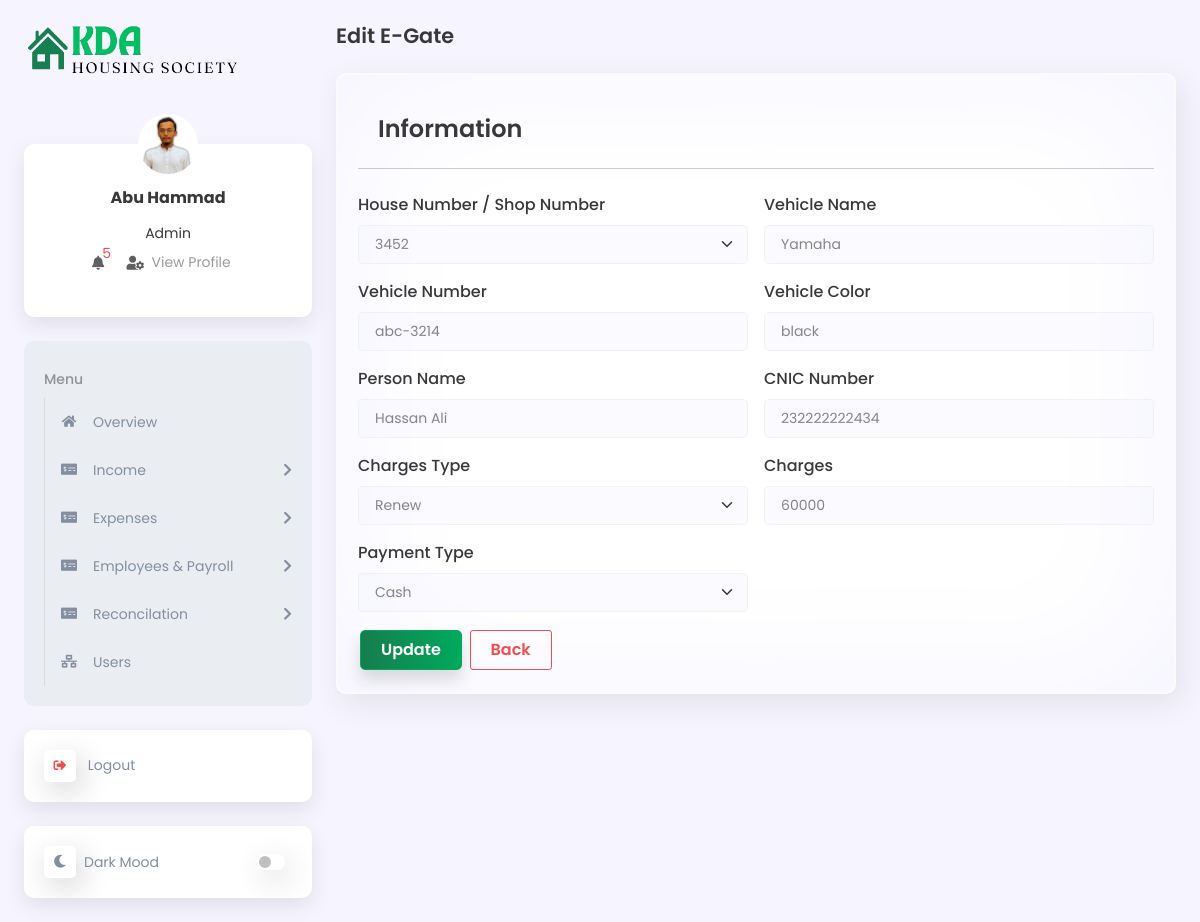
The app's page /eGateEdit.php?eGate_edit_id=2 (signed in) with its own data.
### tables this page shows
CREATE TABLE `users_detail` (
  `users_detail_id` int(11) NOT NULL,
  `full_name` varchar(100) DEFAULT NULL,
  `Phone` varchar(50) DEFAULT NULL,
  `address` varchar(100) DEFAULT NULL,
  `gender` varchar(50) DEFAULT NULL,
  `date_of_birth` varchar(100) DEFAULT NULL,
  `image` varchar(255) DEFAULT NULL,
  `login_time` datetime DEFAULT NULL,
  `logout_time` datetime DEFAULT NULL,
  `created_by` varchar(100) DEFAULT NULL,
  `created_date` varchar(100) DEFAULT NULL,
  `updated_by` varchar(100) DEFAULT NULL,
  `updated_date` varchar(100) DEFAULT NULL
);

CREATE TABLE `role` (
  `role_id` int(11) NOT NULL,
  `name` varchar(50) DEFAULT NULL,
  `status` varchar(50) DEFAULT NULL
);

CREATE TABLE `egate` (
  `eGate_id` int(11) NOT NULL,
  `house_id` int(11) DEFAULT NULL,
  `shop_id` int(11) DEFAULT NULL,
  `house_or_shop` enum('house','shop') DEFAULT NULL,
  `vehicle_number` varchar(255) DEFAULT NULL,
  `vehicle_name` varchar(255) DEFAULT NULL,
  `vehicle_color` varchar(255) DEFAULT NULL,
  `eGateperson_name` varchar(255) DEFAULT NULL,
  `eGate_cnic` varchar(255) DEFAULT NULL,
  `eGate_charges_type` varchar(255) DEFAULT NULL,
  `eGate_charges` varchar(255) DEFAULT NULL,
  `payment_type` enum('Cash','Bank') DEFAULT NULL,
  `added_on` varchar(100) DEFAULT NULL,
  `added_by` varchar(100) DEFAULT NULL,
  `updated_on` varchar(100) DEFAULT NULL,
  `updated_by` varchar(100) DEFAULT NULL
);

CREATE TABLE `houses` (
  `house_id` int(11) NOT NULL,
  `house_number` varchar(255) DEFAULT NULL,
  `house_or_shop` varchar(255) DEFAULT NULL,
  `owner_name` varchar(255) DEFAULT NULL,
  `owner_contact` varchar(255) DEFAULT NULL,
  `owner_cnic` varchar(255) DEFAULT NULL,
  `occupancy_status` varchar(255) DEFAULT NULL,
  `property_size` varchar(255) DEFAULT NULL,
  `floor` varchar(255) DEFAULT NULL,
  `property_type` varchar(255) DEFAULT NULL,
  `maintenance_charges` varchar(255) DEFAULT NULL,
  `added_on` varchar(255) DEFAULT NULL,
  `added_by` varchar(255) DEFAULT NULL,
  `updated_on` varchar(255) DEFAULT NULL,
  `updated_by` varchar(255) DEFAULT NULL
);

### eGateEdit.php (the view, shortened to what the rows shown need)
<?php
include_once ("includes/function.php");
?>
<!DOCTYPE html>
<html lang="en">
<head>
    <link rel="stylesheet" href="lib/bootstrap_5/bootstrap.min.css">
    <link rel="stylesheet" href="lib/fontawesome/css/all.min.css">
    <link rel="stylesheet" href="assets/css/global.css">
    <link rel="stylesheet" href="assets/css/style.css">
    <link rel="stylesheet" href="assets/css/responsive.css">
</head>
<body class="d2c_theme_light">
    <div class="d2c_wrapper">
        <?php
        include ("includes/sidebar.php");
        ?>
        <div class="d2c_main p-4 ps-lg-3">
            <form action="" method="post" id="add_houses_form" enctype="multipart/form-data">
                <?php
                if (isset($_GET['eGate_edit_id'])) {
                    $eGate_edit_id = mysqli_real_escape_string($conn, $_GET['eGate_edit_id']);
                    $query = "SELECT egate.*, houses.house_number, shops.shop_number
                        FROM egate
                        LEFT JOIN houses ON egate.house_id = houses.house_id
                        LEFT JOIN shops ON egate.shop_id = shops.shop_id
                        WHERE egate.eGate_id = '$eGate_edit_id'";
                    $result = mysqli_query($conn, $query);
                    if (mysqli_num_rows($result) > 0) {
                        while ($row = mysqli_fetch_assoc($result)) {
                            ?>
                            <div class="card h-auto">
                                <div class="card-body">
                                    <h3 class="card-header">Information</h3>
                                    <hr class="my-4">
                                    <div class="row g-3">
                                        <div class="col-md-6">
                                            <label class="form-label">House Number / Shop Number</label>
                                            <select name="house_id" id="house_id" class="form-select form-control house-id"
                                                required>
                                                <?php
                                                if ($row['house_or_shop'] == 'house') {
                                                    echo '<option value="' . $row['house_id'] . '">' . $row['house_number'] . '</option>';
                                                } elseif ($row['house_or_shop'] == 'shop') {
                                                    echo '<option value="' . $row['shop_id'] . '">' . $row['shop_number'] . '</option>';
                                                }
                                                ?>
                                            </select>
                                        </div>
                                        <div class="col-md-6 ">
                                            <label class="form-label">Vehicle Name</label>
                                            <input type="text" id="vehicle_name" name="vehicle_name" class="form-control"
                                                placeholder="Honda City" value="<?= $row['vehicle_name'] ?>" required>
                                        </div>
                                        <div class="col-md-6 ">
                                            <label class="form-label">Vehicle Number</label>
                                            <input type="text" id="vehicle_number" name="vehicle_number" class="form-control"
                                                placeholder="ABC-12345" value="<?= $row['vehicle_number'] ?>" required>
                                        </div>
                                        <div class="col-md-6 ">
                                            <label class="form-label">Vehicle Color</label>
                                            <input type="text" id="vehicle_color" name="vehicle_color" class="form-control"
                                                placeholder="Black" value="<?= $row['vehicle_color'] ?>" required>
                                        </div>
                                        <div class="col-md-6 ">
                                            <label class="form-label">Person Name</label>
                                            <input type="test" id="person_name" name="person_name" class="form-control"
                                                placeholder="John Doe" value="<?= $row['eGateperson_name'] ?>">
                                        </div>
                                        <div class="col-md-6 ">
                                            <label class="form-label">CNIC Number</label>
                                            <input type="text" id="cnic_number" name="cnic_number" class="form-control"
                                                placeholder="XXXXX-XXXXXXX-X" value="<?= $row['eGate_cnic'] ?>">
                                        </div>
                                        <div class="col-md-6">
                                            <label class="form-label">Charges Type</label>
                                            <select name="charges_type" id="charges_type" class="form-select form-control house-id"
                                                required>
                                                <option value="Renew" <?php if ($row['eGate_charges_type'] == 'Renew')
                                                    echo 'selected'; ?>>Renew</option>
                                            </select>
                                        </div>
                                        <div class="col-md-6">
                                            <label class="form-label">Charges</label>
                                            <input type="text" id="charges" name="charges" class="form-control" placeholder="2000"
                                                value="<?= $row['eGate_charges'] ?>">
                                        </div>
                                        <div class="col-md-6">
                                            <label class="form-label">Payment Type</label>
                                            <select class="form-select form-control" id="pymentType" required name="pymentType">
                                                <option value="Cash" <?php if ($row['payment_type'] == 'Cash') echo 'selected'; ?>>Cash</option>
                                            </select>
                                        </div>
                                        <div class="col-md-12">
                                            <button class="btn btn-primary" id="submit_btn" type="submit"
                                                name="submit">Update</button>
                                            <a href="eGate" class="btn btn-outline-danger">Back</a>
                                        </div>
                                    </div>
                                </div>
                                <?php
                        }
                    } else {
                        echo '<div class="alert alert-warning text-center" role="alert">There are no data Found!</div>';
                    }
                } else {
                    echo '<div class="alert alert-warning text-center" role="alert">There are no ID Found!</div>';
                }
                ?>
                </div>
            </form>
        </div>
    </div>
</body>
</html>

### includes/sidebar.php (shortened to what the rows shown need)
<?php
$select = mysqli_query($conn, "SELECT users_detail.image, users_detail.full_name, role.name as role FROM `users`
LEFT JOIN users_detail ON users_detail.users_detail_id = users.users_detail_id
LEFT JOIN role ON role.role_id = users.role_id
WHERE users.user_id = '{$_SESSION['UID']}'");
$row = mysqli_fetch_assoc($select);
if ($row['image'] == '') {
    $row['image'] = "./assets/images/user-default.png";
} else {
    $row['image'] = "./media/images/" . $row['image'];
}
?>
<div class="d2c_sidebar offcanvas-lg offcanvas-start p-4 pe-lg-2" tabindex="-1" id="d2c_sidebar">
    <div class="d-flex flex-column">
        <div class="card d2c_profile_card text-center mb-4">
            <div class="card-body mt-4">
                <h6 class="fw-bold mb-3"><?= $row['full_name']; ?></h6>
                <span class="d2c_role"><?= $row['role']; ?></span>
                <ul class="list-inline">
                    <li class="list-inline-item position-relative me-3">
                    </li>
                    <li class="list-inline-item position-relative me-3">
                    </li>
                </ul>
            </div>
        </div>
    </div>
</div>

### records on screen
users_detail: full_name "Abu Hammad", role.name "Admin"
egate: house_id "3452", vehicle_name "Yamaha", vehicle_number "abc-3214", vehicle_color "black", person_name "Hassan Ali", cnic_number "232222222434", charges_type "Renew", charges "60000", pymentType "Cash"

### other values on screen
$total_messages "5"
